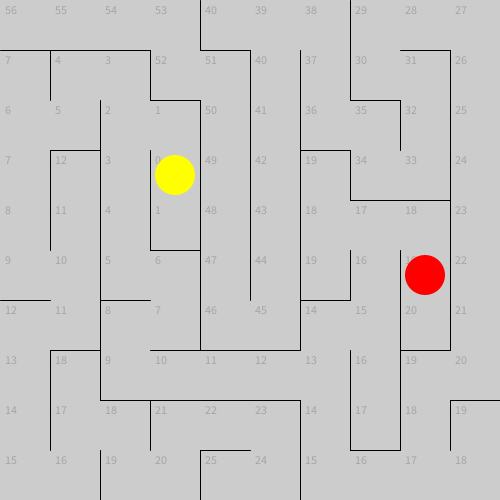
Frame 1 (no input)
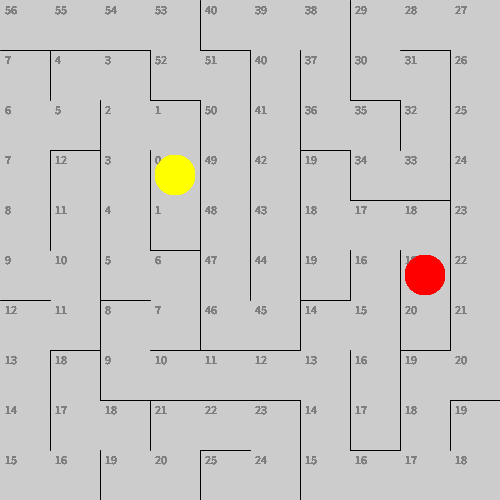
Frame 60 (the mouse pressed at the canvas centre just before this capture)
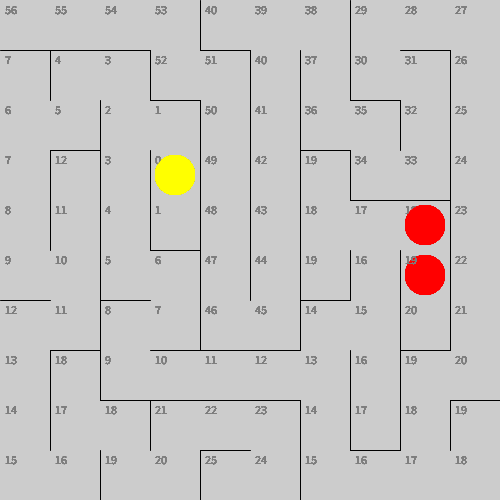
Frame 120 (the mouse held since frame 60 and released just before this capture)

The Processing sketch that drew these frames (run headless with seeded random() and noise(); from frame 60 on, the mouse is pressed at the canvas centre):

// Processing sketch: week14_7_maze_generate_wall_pacman_bfs_ghost_approach
// ── week14_7_maze_generate_wall_pacman_bfs_ghost_approach.pde
//產生地圖maze的方法
int startI=3, startJ=3;
int ghostI=5, ghostJ=8;
ArrayList<Integer> queueI = new ArrayList<Integer>();
ArrayList<Integer> queueJ = new ArrayList<Integer>();
ArrayList<Integer> queueD = new ArrayList<Integer>();
int [][] maze = new int[10][10];
boolean [][] visited = new boolean[10][10];
boolean testVisible(int i, int j){ //true: nothing
  if(i<0 || j<0 || i>=10 || j>=10) return true;
  return visited[i][j]; //false 要用它 doing something
}
int [][] wallH = new int[10][9];
int [][] wallW = new int[9][10];
void genMaze2(int i, int j, int ii, int jj){
  if(i==ii) wallH[i][min(j,jj)] = 1;
  if(j==jj) wallW[min(i,ii)][j] = 1;
  genMaze(ii,jj);
}
void genMaze(int i, int j){
  //if(i==9&&j==9) return;
  visited[i][j] = true;
  println(i,j);
  while(true){
    if(testVisible(i+1, j)==false && int(random(2))==0) {genMaze2(i,j,i+1,j);}
    if(testVisible(i-1, j)==false && int(random(2))==0) {genMaze2(i,j,i-1,j);}
    if(testVisible(i, j+1)==false && int(random(2))==0) {genMaze2(i,j,i,j+1);}
    if(testVisible(i, j-1)==false && int(random(2))==0) {genMaze2(i,j,i,j-1);}
    if(testVisible(i+1, j) && testVisible(i-1, j) && testVisible(i,j+1) && testVisible(i,j-1)) break;
  }
}
boolean [][]yuutaVisited = new boolean[10][10];
int [][] yuutaDist = new int[10][10];
void BFS(int i, int j, int d){
  queueI.add(i);
  queueJ.add(j);
  queueD.add(d);
  yuutaVisited[i][j] = true;
  yuutaDist[i][j] = d;
  while( queueI.size()>0){
    int ii = queueI.remove(0);
    int jj = queueJ.remove(0);
    int dd = queueD.remove(0);
    testAndAdd(ii,jj, ii+1, jj, dd+1);
    testAndAdd(ii,jj, ii-1, jj, dd+1);
    testAndAdd(ii,jj, ii, jj+1, dd+1);
    testAndAdd(ii,jj, ii, jj-1, dd+1);
  }
}
boolean ghostTestMoveAndMove(int i0, int j0, int i, int j){
  if(i<0 || j<0 || i>=10 || j>=10) return false;
  if( (i0==i && wallH[i][min(j0,j)]==1) || (j0==j && wallW[min(i0,i)][j]==1) ) {
    if(yuutaDist[i0][j0] > yuutaDist[i][j]) {
      ghostI = i;
      ghostJ = j;
      return true;
    }
  }
  return false;
}
void mousePressed(){
  if(ghostTestMoveAndMove(ghostI, ghostJ, ghostI, ghostJ+1)) return;
  if(ghostTestMoveAndMove(ghostI, ghostJ, ghostI, ghostJ-1)) return;
  if(ghostTestMoveAndMove(ghostI, ghostJ, ghostI+1, ghostJ)) return;
  if(ghostTestMoveAndMove(ghostI, ghostJ, ghostI-1, ghostJ)) return;
}
void testAndAdd(int i0, int j0, int i, int j, int d){
  if(i<0 || j<0 || i>=10 || j>=10) return;
  if(yuutaVisited[i][j]) return;
  if( (i0==i && wallH[i][min(j0,j)]==1) || (j0==j && wallW[min(i0,i)][j]==1) ) {
    queueI.add(i);
    queueJ.add(j);
    queueD.add(d);
    yuutaDist[i][j] = d;
    yuutaVisited[i][j] = true;
  }
}
void setup(){
  size(500,500);
  genMaze(0,0);
  BFS(startI, startJ, 0);
}
void draw(){
  for(int i=0; i<10; i++){
    for(int j=0; j<9; j++){
      if(wallH[i][j]==0) line(50+j*50, i*50, 50+j*50, 50+i*50);
    }
  }
  for(int i=0; i<9; i++){
    for(int j=0; j<10; j++){
      if(wallW[i][j]==0) line(j*50, 50+i*50, 50+j*50, 50+i*50);
    }
  }
  
  for(int i=0; i<10; i++){
    for(int j=0; j<10; j++){
      noStroke();
      if(visited[i][j]) fill(125,125);
      else fill(255,0,0,125);
      text(""+yuutaDist[i][j], j*50+5, i*50+5, 40, 40);
      //rect(j*50+5, i*50+5, 40, 40);
    }
  }
  fill(255,255,0); ellipse(startJ*50+25, startI*50+25, 40, 40);
  fill(255,0,0); ellipse(ghostJ*50+25, ghostI*50+25, 40, 40);
}
